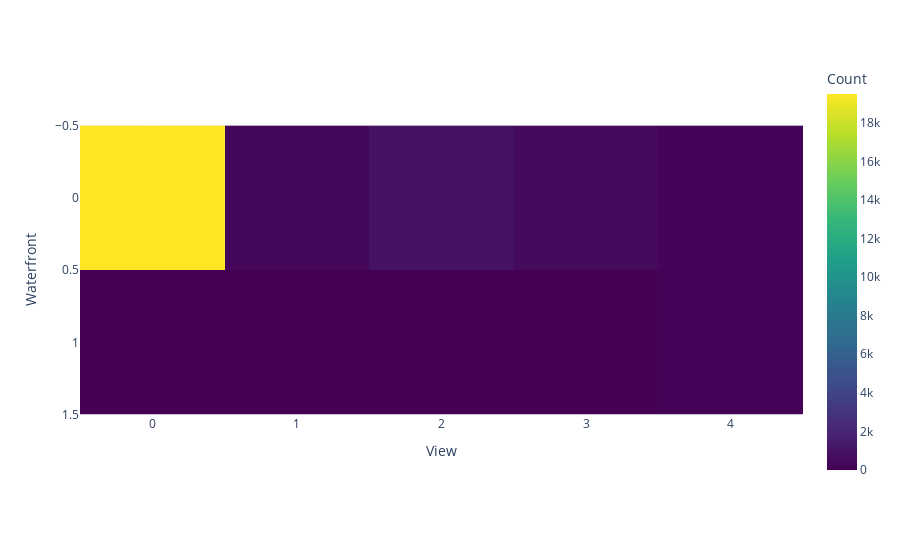

The notebook cell this image was saved under:
### Code cell
px.imshow(waterfront_view,labels=dict(x="View", y="Waterfront", color="Count"),
                x=waterfront_view.columns,
                y=waterfront_view.index,
                color_continuous_scale='viridis')

### Figure 1 — Plotly figure (JSON) as saved in the notebook; plotly's stock layout.template omitted (floating-point values rounded to 4 significant figures)
{"data": [{"coloraxis": "coloraxis", "hovertemplate": "View: %{x}<br>Waterfront: %{y}<br>Count: %{z}<extra></extra>", "name": "0", "type": "heatmap", "x": [0, 1, 2, 3, 4], "xaxis": "x", "y": [0, 1], "yaxis": "y", "z": [[19489, 331, 955, 491, 184], [0, 1, 8, 19, 135]]}], "layout": {"coloraxis": {"colorbar": {"title": {"text": "Count"}}, "colorscale": [[0, "#440154"], [0.1111, "#482878"], [0.2222, "#3e4989"], [0.3333, "#31688e"], [0.4444, "#26828e"], [0.5556, "#1f9e89"], [0.6667, "#35b779"], [0.7778, "#6ece58"], [0.8889, "#b5de2b"], [1, "#fde725"]]}, "margin": {"t": 60}, "xaxis": {"anchor": "y", "constrain": "domain", "domain": [0, 1], "scaleanchor": "y", "title": {"text": "View"}}, "yaxis": {"anchor": "x", "autorange": "reversed", "constrain": "domain", "domain": [0, 1], "title": {"text": "Waterfront"}}}}
